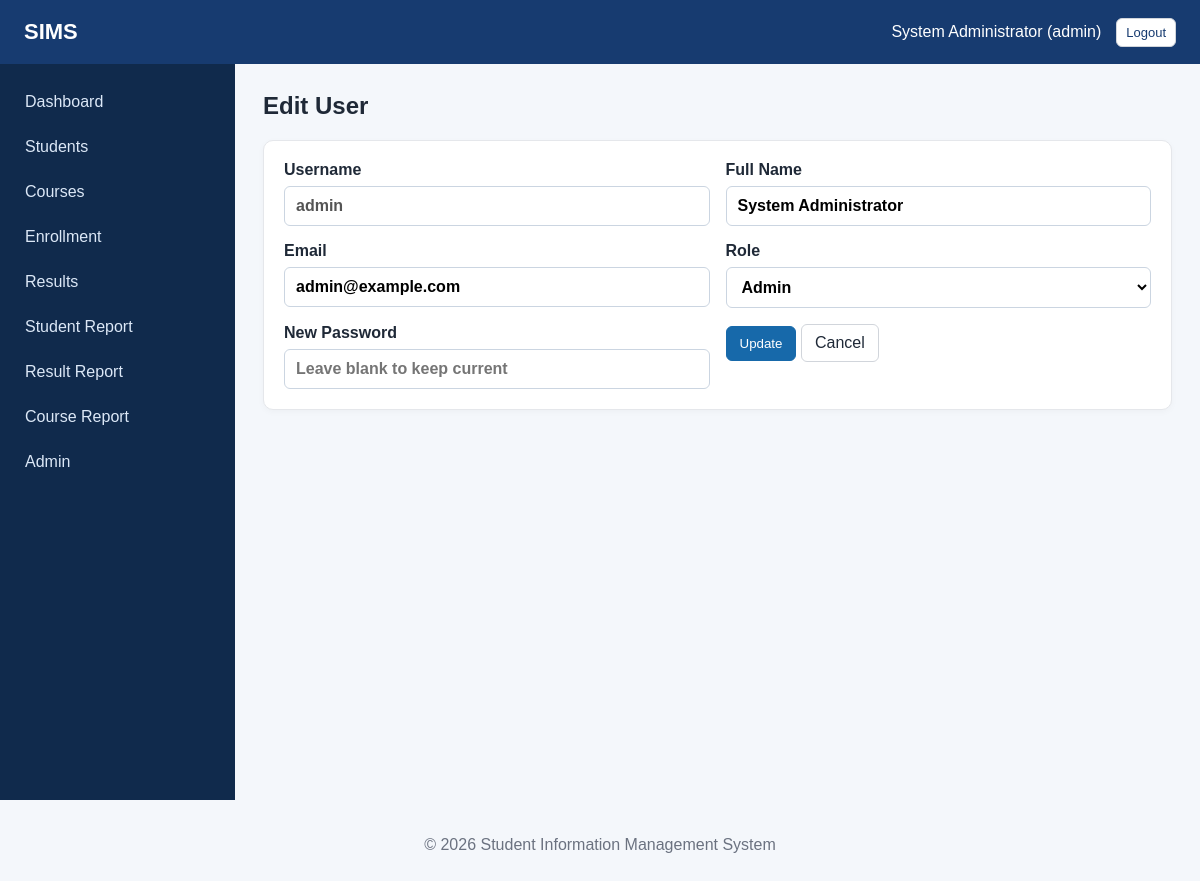
/admin/edit_user.php?id=1 (signed in), run on the app's committed database.
### tables this page shows
CREATE TABLE IF NOT EXISTS users (
    id INT UNSIGNED AUTO_INCREMENT PRIMARY KEY,
    username VARCHAR(50) NOT NULL UNIQUE,
    password VARCHAR(255) NOT NULL,
    full_name VARCHAR(120) NOT NULL,
    email VARCHAR(120) NULL,
    role ENUM('admin','staff') NOT NULL DEFAULT 'staff',
    created_at TIMESTAMP DEFAULT CURRENT_TIMESTAMP
);

### admin/edit_user.php (the view, shortened to what this page needs)
<?php
require_once __DIR__ . '/../config/database.php';
$id=(int)($_GET['id']??0);
$stmt=$pdo->prepare("SELECT * FROM users WHERE id=?"); $stmt->execute([$id]); $u=$stmt->fetch();
$error='';
?>
<?php include __DIR__ . '/../includes/header.php'; include __DIR__ . '/../includes/navbar.php'; ?>
<div class="layout"><?php include __DIR__ . '/../includes/sidebar.php'; ?><main class="content">
<div class="page-heading"><h2>Edit User</h2></div><?php if($error): ?><div class="alert alert-danger"><?=htmlspecialchars($error)?></div><?php endif; ?>
<div class="panel"><form method="post" class="form-grid">
<label>Username<input value="<?=htmlspecialchars($u['username'])?>" disabled></label><label>Full Name<input name="full_name" value="<?=htmlspecialchars($u['full_name'])?>" required></label>
<label>Email<input type="email" name="email" value="<?=htmlspecialchars($u['email']??'')?>"></label>
<label>Role<select name="role"><option value="staff" <?=$u['role']==='staff'?'selected':''?>>Staff</option><option value="admin" <?=$u['role']==='admin'?'selected':''?>>Admin</option></select></label>
<label>New Password<input type="password" name="password" placeholder="Leave blank to keep current"></label>
<div><button class="btn btn-primary">Update</button> <a class="btn" href="users.php">Cancel</a></div>
</form></div></main></div><?php include __DIR__ . '/../includes/footer.php'; ?>

### assets/css/style.css (style rules this page uses)
* { box-sizing:border-box }
body { margin:0;font-family:Arial,Helvetica,sans-serif;background:#f4f7fb;color:#1f2937 }
.layout { display:flex;min-height:calc(100vh - 64px) }
.content { flex:1;padding:28px;min-width:0 }
.page-heading { display:flex;align-items:center;justify-content:space-between;gap:20px;margin-bottom:20px }
.page-heading h2 { margin:0 }
.panel { background:#fff;border:1px solid #e5e7eb;border-radius:10px;padding:20px;margin-bottom:22px;box-shadow:0 2px 7px rgba(0,0,0,.03) }
.btn { display:inline-block;padding:9px 13px;border:1px solid #d1d5db;border-radius:6px;background:#fff;color:#1f2937;text-decoration:none;cursor:pointer }
.btn-primary { background:#1769aa;border-color:#1769aa;color:#fff }
.form-grid { display:grid;grid-template-columns:repeat(2,1fr);gap:16px }
.form-grid label { display:flex;flex-direction:column;gap:7px;font-weight:600 }
input,select,textarea { font:inherit;padding:10px 11px;border:1px solid #cbd5e1;border-radius:6px;background:#fff }

### data on the page
users: username "admin", full_name "System Administrator", email "admin@example.com", role "Admin"

### other printed values
$_SESSION['full_name'] "System Administrator"
$_SESSION['role'] "admin"
